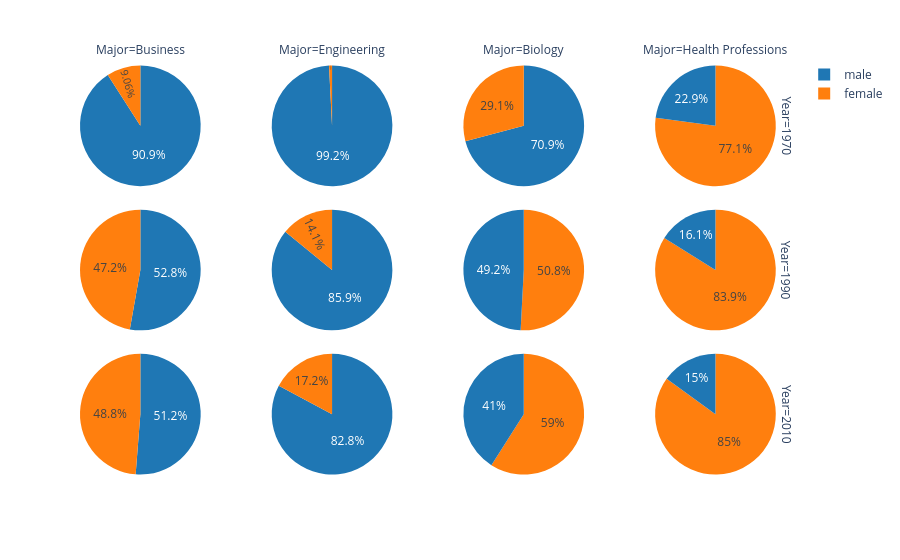

Notebook source saved alongside this figure:
### Markdown cell above
Gender ratios of business, engineering, biology, health professions majors in 1970, 1990, and 2010
Look at the dataframe! How can we get the gender ratios male/female?

### Code cell
selected_columns = ['Year','Business','Engineering','Biology','Health Professions']
selected_years = [1970, 1990, 2010]


selected_data = degree_gender_ratio.loc[degree_gender_ratio['Year'].isin(selected_years), selected_columns]
df = selected_data.melt(id_vars='Year', var_name="Major", value_name='female', value_vars=[x for x in selected_data.columns[1:]])
df.insert(3, "male", 100-df["female"])
# Print the selected data

df2 = df.melt(id_vars=['Year','Major'], var_name="Gender", value_name='val', value_vars=[x for x in df.columns[2:]])
print(df2 )
fig=px.pie(df2, names='Gender',values='val', facet_col="Major",facet_row="Year", color_discrete_sequence=px.colors.qualitative.D3,    facet_col_spacing=0.1)


fig.update_traces(textposition="inside")
fig.update_layout(
    font_size=12,  

)

### Figure 1 — Plotly figure (JSON) as saved in the notebook; plotly's stock layout.template omitted (floating-point values rounded to 4 significant figures)
{"data": [{"domain": {"x": [0, 0.17], "y": [0.6867, 1.0]}, "hovertemplate": "Year=1970<br>Major=Business<br>Gender=%{label}<br>val=%{value}<extra></extra>", "labels": ["female", "male"], "legendgroup": "", "name": "", "showlegend": true, "textposition": "inside", "type": "pie", "values": [9.064, 90.94]}, {"domain": {"x": [0.27, 0.44], "y": [0.6867, 1.0]}, "hovertemplate": "Year=1970<br>Major=Engineering<br>Gender=%{label}<br>val=%{value}<extra></extra>", "labels": ["female", "male"], "legendgroup": "", "name": "", "showlegend": true, "textposition": "inside", "type": "pie", "values": [0.8, 99.2]}, {"domain": {"x": [0.54, 0.71], "y": [0.6867, 1.0]}, "hovertemplate": "Year=1970<br>Major=Biology<br>Gender=%{label}<br>val=%{value}<extra></extra>", "labels": ["female", "male"], "legendgroup": "", "name": "", "showlegend": true, "textposition": "inside", "type": "pie", "values": [29.09, 70.91]}, {"domain": {"x": [0.81, 0.98], "y": [0.6867, 1.0]}, "hovertemplate": "Year=1970<br>Major=Health Professions<br>Gender=%{label}<br>val=%{value}<extra></extra>", "labels": ["female", "male"], "legendgroup": "", "name": "", "showlegend": true, "textposition": "inside", "type": "pie", "values": [77.1, 22.9]}, {"domain": {"x": [0, 0.17], "y": [0.3433, 0.6567]}, "hovertemplate": "Year=1990<br>Major=Business<br>Gender=%{label}<br>val=%{value}<extra></extra>", "labels": ["female", "male"], "legendgroup": "", "name": "", "showlegend": true, "textposition": "inside", "type": "pie", "values": [47.2, 52.8]}, {"domain": {"x": [0.27, 0.44], "y": [0.3433, 0.6567]}, "hovertemplate": "Year=1990<br>Major=Engineering<br>Gender=%{label}<br>val=%{value}<extra></extra>", "labels": ["female", "male"], "legendgroup": "", "name": "", "showlegend": true, "textposition": "inside", "type": "pie", "values": [14.1, 85.9]}, {"domain": {"x": [0.54, 0.71], "y": [0.3433, 0.6567]}, "hovertemplate": "Year=1990<br>Major=Biology<br>Gender=%{label}<br>val=%{value}<extra></extra>", "labels": ["female", "male"], "legendgroup": "", "name": "", "showlegend": true, "textposition": "inside", "type": "pie", "values": [50.82, 49.18]}, {"domain": {"x": [0.81, 0.98], "y": [0.3433, 0.6567]}, "hovertemplate": "Year=1990<br>Major=Health Professions<br>Gender=%{label}<br>val=%{value}<extra></extra>", "labels": ["female", "male"], "legendgroup": "", "name": "", "showlegend": true, "textposition": "inside", "type": "pie", "values": [83.9, 16.1]}, {"domain": {"x": [0, 0.17], "y": [0, 0.3133]}, "hovertemplate": "Year=2010<br>Major=Business<br>Gender=%{label}<br>val=%{value}<extra></extra>", "labels": ["female", "male"], "legendgroup": "", "name": "", "showlegend": true, "textposition": "inside", "type": "pie", "values": [48.76, 51.24]}, {"domain": {"x": [0.27, 0.44], "y": [0, 0.3133]}, "hovertemplate": "Year=2010<br>Major=Engineering<br>Gender=%{label}<br>val=%{value}<extra></extra>", "labels": ["female", "male"], "legendgroup": "", "name": "", "showlegend": true, "textposition": "inside", "type": "pie", "values": [17.2, 82.8]}, {"domain": {"x": [0.54, 0.71], "y": [0, 0.3133]}, "hovertemplate": "Year=2010<br>Major=Biology<br>Gender=%{label}<br>val=%{value}<extra></extra>", "labels": ["female", "male"], "legendgroup": "", "name": "", "showlegend": true, "textposition": "inside", "type": "pie", "values": [59.01, 40.99]}, {"domain": {"x": [0.81, 0.98], "y": [0, 0.3133]}, "hovertemplate": "Year=2010<br>Major=Health Professions<br>Gender=%{label}<br>val=%{value}<extra></extra>", "labels": ["female", "male"], "legendgroup": "", "name": "", "showlegend": true, "textposition": "inside", "type": "pie", "values": [85.0, 15.0]}], "layout": {"annotations": [{"font": {}, "showarrow": false, "text": "Major=Business", "x": 0.085, "xanchor": "center", "xref": "paper", "y": 1.0, "yanchor": "bottom", "yref": "paper"}, {"font": {}, "showarrow": false, "text": "Major=Engineering", "x": 0.355, "xanchor": "center", "xref": "paper", "y": 1.0, "yanchor": "bottom", "yref": "paper"}, {"font": {}, "showarrow": false, "text": "Major=Biology", "x": 0.625, "xanchor": "center", "xref": "paper", "y": 1.0, "yanchor": "bottom", "yref": "paper"}, {"font": {}, "showarrow": false, "text": "Major=Health Professions", "x": 0.895, "xanchor": "center", "xref": "paper", "y": 1.0, "yanchor": "bottom", "yref": "paper"}, {"font": {}, "showarrow": false, "text": "Year=2010", "textangle": 90, "x": 0.98, "xanchor": "left", "xref": "paper", "y": 0.1567, "yanchor": "middle", "yref": "paper"}, {"font": {}, "showarrow": false, "text": "Year=1990", "textangle": 90, "x": 0.98, "xanchor": "left", "xref": "paper", "y": 0.5, "yanchor": "middle", "yref": "paper"}, {"font": {}, "showarrow": false, "text": "Year=1970", "textangle": 90, "x": 0.98, "xanchor": "left", "xref": "paper", "y": 0.8433, "yanchor": "middle", "yref": "paper"}], "font": {"size": 12}, "legend": {"tracegroupgap": 0}, "margin": {"t": 60}, "piecolorway": ["#1F77B4", "#FF7F0E", "#2CA02C", "#D62728", "#9467BD", "#8C564B", "#E377C2", "#7F7F7F", "#BCBD22", "#17BECF"]}}
